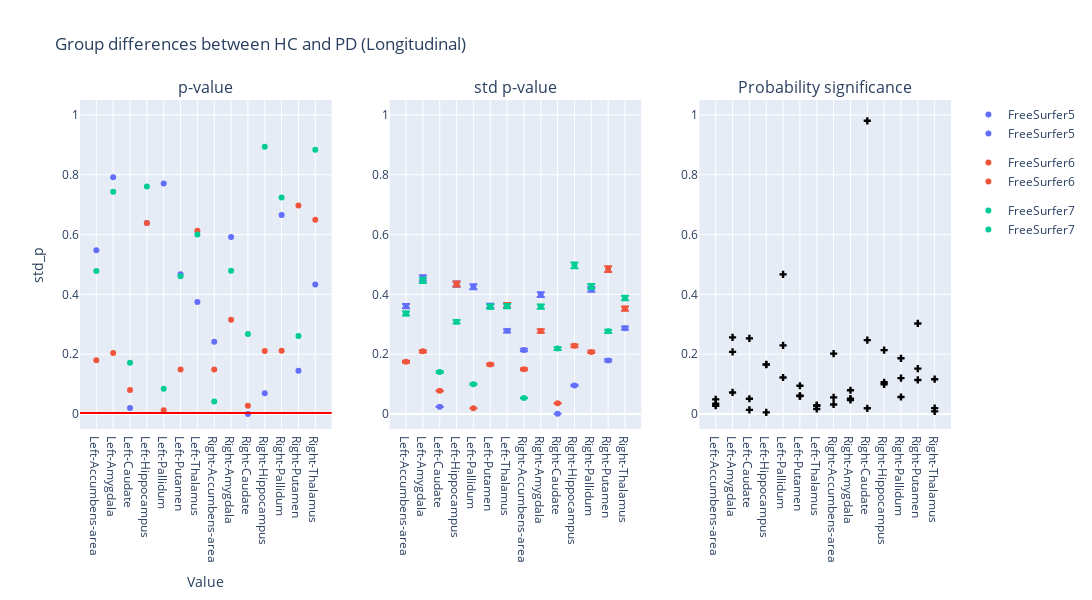

Here is the notebook cell this chart was saved with:
### Code cell
plot_dumbbell(df_longitudinal, "Group differences between HC and PD (Longitudinal)", alpha=alpha_bon).show()

### Figure 1 — Plotly figure (JSON) as saved in the notebook; plotly's stock layout.template omitted (floating-point values rounded to 4 significant figures)
{"data": [{"hovertemplate": "version=FreeSurfer5<br>region=%{x}<br>p_value=%{y}<extra></extra>", "legendgroup": "FreeSurfer5", "marker": {"color": "#636efa", "symbol": "circle"}, "mode": "markers", "name": "FreeSurfer5", "orientation": "v", "showlegend": true, "type": "scatter", "x": ["Left-Accumbens-area", "Left-Amygdala", "Left-Caudate", "Left-Hippocampus", "Left-Pallidum", "Left-Putamen", "Left-Thalamus", "Right-Accumbens-area", "Right-Amygdala", "Right-Caudate", "Right-Hippocampus", "Right-Pallidum", "Right-Putamen", "Right-Thalamus"], "xaxis": "x", "y": [0.5476, 0.7921, 0.02029, 0.6384, 0.7705, 0.4677, 0.3744, 0.2415, 0.5916, 0.0004286, 0.06936, 0.6659, 0.1446, 0.4334], "yaxis": "y"}, {"hovertemplate": "version=FreeSurfer6<br>region=%{x}<br>p_value=%{y}<extra></extra>", "legendgroup": "FreeSurfer6", "marker": {"color": "#EF553B", "symbol": "circle"}, "mode": "markers", "name": "FreeSurfer6", "orientation": "v", "showlegend": true, "type": "scatter", "x": ["Left-Accumbens-area", "Left-Amygdala", "Left-Caudate", "Left-Hippocampus", "Left-Pallidum", "Left-Putamen", "Left-Thalamus", "Right-Accumbens-area", "Right-Amygdala", "Right-Caudate", "Right-Hippocampus", "Right-Pallidum", "Right-Putamen", "Right-Thalamus"], "xaxis": "x", "y": [0.1798, 0.2043, 0.08043, 0.6386, 0.01229, 0.1492, 0.6129, 0.149, 0.3151, 0.02814, 0.2108, 0.2117, 0.6971, 0.6493], "yaxis": "y"}, {"hovertemplate": "version=FreeSurfer7<br>region=%{x}<br>p_value=%{y}<extra></extra>", "legendgroup": "FreeSurfer7", "marker": {"color": "#00cc96", "symbol": "circle"}, "mode": "markers", "name": "FreeSurfer7", "orientation": "v", "showlegend": true, "type": "scatter", "x": ["Left-Accumbens-area", "Left-Amygdala", "Left-Caudate", "Left-Hippocampus", "Left-Pallidum", "Left-Putamen", "Left-Thalamus", "Right-Accumbens-area", "Right-Amygdala", "Right-Caudate", "Right-Hippocampus", "Right-Pallidum", "Right-Putamen", "Right-Thalamus"], "xaxis": "x", "y": [0.4784, 0.7435, 0.1718, 0.7607, 0.08479, 0.4607, 0.6001, 0.04193, 0.4794, 0.2675, 0.8937, 0.7241, 0.2606, 0.8836], "yaxis": "y"}, {"error_y": {"array": [0.007031, 0.008872, 0.0004748, 0.008463, 0.008288, 0.007052, 0.005421, 0.004166, 0.007779, 1.837e-05, 0.001865, 0.008121, 0.003494, 0.005592], "arrayminus": [0.007173, 0.009051, 0.0004844, 0.008634, 0.008455, 0.007195, 0.005531, 0.00425, 0.007937, 1.874e-05, 0.001903, 0.008285, 0.003564, 0.005706]}, "hovertemplate": "version=FreeSurfer5<br>region=%{x}<br>std_p=%{y}<extra></extra>", "legendgroup": "FreeSurfer5", "marker": {"color": "#636efa", "symbol": "circle"}, "mode": "markers", "name": "FreeSurfer5", "orientation": "v", "showlegend": true, "type": "scatter", "x": ["Left-Accumbens-area", "Left-Amygdala", "Left-Caudate", "Left-Hippocampus", "Left-Pallidum", "Left-Putamen", "Left-Thalamus", "Right-Accumbens-area", "Right-Amygdala", "Right-Caudate", "Right-Hippocampus", "Right-Pallidum", "Right-Putamen", "Right-Thalamus"], "xaxis": "x2", "y": [0.361, 0.4555, 0.02438, 0.4346, 0.4255, 0.3621, 0.2784, 0.2139, 0.3995, 0.0009434, 0.09578, 0.417, 0.1794, 0.2872], "yaxis": "y2"}, {"error_y": {"array": [0.00341, 0.004081, 0.001512, 0.008467, 0.0003776, 0.00323, 0.007091, 0.002917, 0.005408, 0.0007086, 0.00444, 0.004048, 0.009443, 0.006868], "arrayminus": [0.003479, 0.004164, 0.001542, 0.008639, 0.0003853, 0.003295, 0.007234, 0.002976, 0.005518, 0.000723, 0.00453, 0.00413, 0.009635, 0.007007]}, "hovertemplate": "version=FreeSurfer6<br>region=%{x}<br>std_p=%{y}<extra></extra>", "legendgroup": "FreeSurfer6", "marker": {"color": "#EF553B", "symbol": "circle"}, "mode": "markers", "name": "FreeSurfer6", "orientation": "v", "showlegend": true, "type": "scatter", "x": ["Left-Accumbens-area", "Left-Amygdala", "Left-Caudate", "Left-Hippocampus", "Left-Pallidum", "Left-Putamen", "Left-Thalamus", "Right-Accumbens-area", "Right-Amygdala", "Right-Caudate", "Right-Hippocampus", "Right-Pallidum", "Right-Putamen", "Right-Thalamus"], "xaxis": "x2", "y": [0.1751, 0.2096, 0.07761, 0.4348, 0.01939, 0.1658, 0.3641, 0.1498, 0.2777, 0.03639, 0.228, 0.2079, 0.4849, 0.3527], "yaxis": "y2"}, {"error_y": {"array": [0.00655, 0.008708, 0.002742, 0.006014, 0.001945, 0.006993, 0.007023, 0.001045, 0.00699, 0.004263, 0.009685, 0.008311, 0.005387, 0.007558], "arrayminus": [0.006683, 0.008884, 0.002797, 0.006135, 0.001984, 0.007134, 0.007166, 0.001066, 0.007131, 0.004349, 0.009881, 0.00848, 0.005496, 0.007711]}, "hovertemplate": "version=FreeSurfer7<br>region=%{x}<br>std_p=%{y}<extra></extra>", "legendgroup": "FreeSurfer7", "marker": {"color": "#00cc96", "symbol": "circle"}, "mode": "markers", "name": "FreeSurfer7", "orientation": "v", "showlegend": true, "type": "scatter", "x": ["Left-Accumbens-area", "Left-Amygdala", "Left-Caudate", "Left-Hippocampus", "Left-Pallidum", "Left-Putamen", "Left-Thalamus", "Right-Accumbens-area", "Right-Amygdala", "Right-Caudate", "Right-Hippocampus", "Right-Pallidum", "Right-Putamen", "Right-Thalamus"], "xaxis": "x2", "y": [0.3363, 0.4471, 0.1408, 0.3088, 0.09985, 0.359, 0.3606, 0.05365, 0.3589, 0.2189, 0.4973, 0.4268, 0.2766, 0.3881], "yaxis": "y2"}, {"marker": {"color": "black", "symbol": "cross"}, "mode": "markers", "name": "Flip probability", "showlegend": false, "type": "scatter", "x": ["Left-Accumbens-area", "Left-Accumbens-area", "Left-Accumbens-area", "Left-Amygdala", "Left-Amygdala", "Left-Amygdala", "Left-Caudate", "Left-Caudate", "Left-Caudate", "Left-Hippocampus", "Left-Hippocampus", "Left-Hippocampus", "Left-Pallidum", "Left-Pallidum", "Left-Pallidum", "Left-Putamen", "Left-Putamen", "Left-Putamen", "Left-Thalamus", "Left-Thalamus", "Left-Thalamus", "Right-Accumbens-area", "Right-Accumbens-area", "Right-Accumbens-area", "Right-Amygdala", "Right-Amygdala", "Right-Amygdala", "Right-Caudate", "Right-Caudate", "Right-Caudate", "Right-Hippocampus", "Right-Hippocampus", "Right-Hippocampus", "Right-Pallidum", "Right-Pallidum", "Right-Pallidum", "Right-Putamen", "Right-Putamen", "Right-Putamen", "Right-Thalamus", "Right-Thalamus", "Right-Thalamus"], "xaxis": "x3", "y": [0.03439, 0.04896, 0.02796, 0.2079, 0.07224, 0.2565, 0.2529, 0.05115, 0.01388, 0.1652, 0.1659, 0.005662, 0.2295, 0.4669, 0.1223, 0.06108, 0.09458, 0.06011, 0.01702, 0.02962, 0.02741, 0.03196, 0.05583, 0.2021, 0.07949, 0.04711, 0.05147, 0.9804, 0.2473, 0.01923, 0.2138, 0.09949, 0.1063, 0.12, 0.05707, 0.1863, 0.152, 0.3029, 0.114, 0.008849, 0.01977, 0.1164], "yaxis": "y3"}], "layout": {"annotations": [{"font": {"size": 16}, "showarrow": false, "text": "p-value", "x": 0.1444, "xanchor": "center", "xref": "paper", "y": 1, "yanchor": "bottom", "yref": "paper"}, {"font": {"size": 16}, "showarrow": false, "text": "std p-value", "x": 0.5, "xanchor": "center", "xref": "paper", "y": 1, "yanchor": "bottom", "yref": "paper"}, {"font": {"size": 16}, "showarrow": false, "text": "Probability significance", "x": 0.8556, "xanchor": "center", "xref": "paper", "y": 1, "yanchor": "bottom", "yref": "paper"}], "height": 600, "hovermode": "closest", "shapes": [{"line": {"color": "red", "width": 2}, "type": "line", "x0": 0, "x1": 1, "xref": "x domain", "y0": 0.003571, "y1": 0.003571, "yref": "y"}], "title": {"text": "Group differences between HC and PD (Longitudinal)"}, "width": 1400, "xaxis": {"anchor": "y", "domain": [0, 0.2889], "title": {"text": "Value"}}, "xaxis2": {"anchor": "y2", "domain": [0.3556, 0.6444]}, "xaxis3": {"anchor": "y3", "domain": [0.7111, 1]}, "yaxis": {"anchor": "x", "domain": [0, 1], "range": [-0.05, 1.05], "title": {"text": "std_p"}}, "yaxis2": {"anchor": "x2", "domain": [0, 1], "range": [-0.05, 1.05]}, "yaxis3": {"anchor": "x3", "domain": [0, 1], "range": [-0.05, 1.05]}}}
